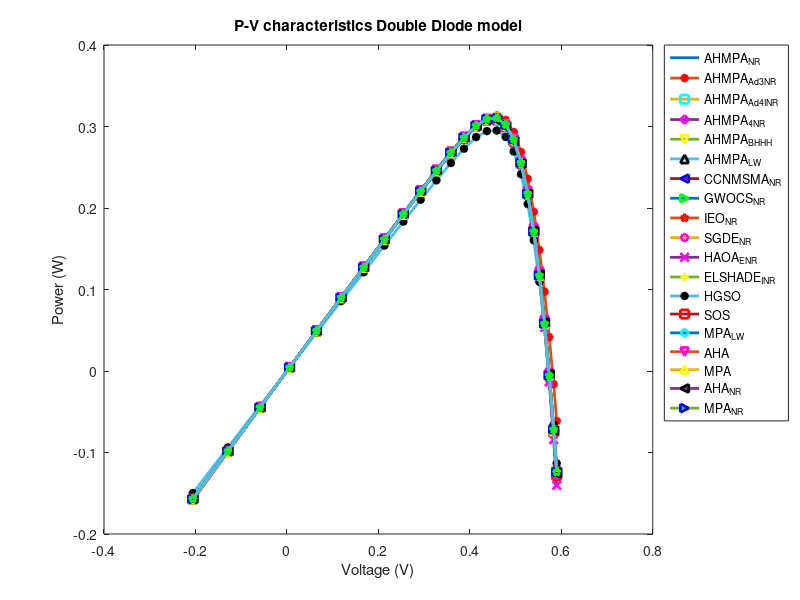

The MATLAB script that drew this image:

p1=[...
-0.2057	0.764	7.63E-01	7.64E-01	7.64E-01	7.66E-01	7.64E-01	7.65E-01	0.766761072	0.770041868	0.765379355	0.761914382	0.764	0.72875166	0.763642347	0.764466354	0.768894615	7.64E-01	7.63E-01	7.64E-01	7.63E-01
-0.1291	0.762	7.62E-01	7.62E-01	7.62E-01	7.64E-01	7.62E-01	7.63E-01	0.764148967	0.767361544	0.763566333	0.760046038	0.762	0.726907087	0.762876005	0.763340795	0.766957902	7.63E-01	7.62E-01	7.62E-01	7.62E-01
-0.0588	0.7605	7.60E-01	7.61E-01	7.61E-01	7.63E-01	7.60E-01	7.62E-01	0.762024903	0.765174905	0.762175631	0.758604554	0.7605	0.72548262	0.762172081	0.762307341	0.765347992	7.61E-01	7.61E-01	7.61E-01	7.60E-01
0.0057	0.7605	7.60E-01	7.61E-01	7.61E-01	7.61E-01	7.60E-01	7.61E-01	0.761196786	0.764289496	0.762020364	0.758402654	0.7605	0.725276617	0.761523908	0.761357193	0.764558083	7.60E-01	7.61E-01	7.60E-01	7.60E-01
0.0646	0.76	7.60E-01	7.60E-01	7.60E-01	7.60E-01	7.60E-01	7.59E-01	0.760032433	0.763073221	0.761470394	0.757809984	0.76	0.724688257	0.760925737	0.760484828	0.763583373	7.59E-01	7.60E-01	7.60E-01	7.60E-01
0.1185	0.759	7.59E-01	7.59E-01	7.59E-01	7.58E-01	7.59E-01	7.58E-01	0.758522353	0.761516778	0.760522333	0.756822569	0.759	0.723714941	0.760359012	0.759670733	0.762409792	7.58E-01	7.60E-01	7.59E-01	7.59E-01
0.1678	0.757	7.57E-01	7.57E-01	7.57E-01	7.57E-01	7.57E-01	7.57E-01	0.756249377	0.759204401	0.758762687	0.755026416	0.757	0.721953184	0.759787335	0.758880197	0.760765056	7.57E-01	7.59E-01	7.57E-01	7.57E-01
0.2132	0.757	7.57E-01	7.57E-01	7.57E-01	7.56E-01	7.57E-01	7.56E-01	0.755636007	0.758561929	0.75861986	0.754849473	0.757	0.72179418	0.759123373	0.758028276	0.760098839	7.56E-01	7.58E-01	7.57E-01	7.57E-01
0.2545	0.7555	7.56E-01	7.56E-01	7.56E-01	7.55E-01	7.55E-01	7.55E-01	0.753808209	0.756722824	0.757214456	0.753413756	0.7555	0.720422138	0.75820531	0.756962966	0.758578224	7.55E-01	7.58E-01	7.55E-01	7.56E-01
0.2924	0.754	7.54E-01	7.54E-01	7.54E-01	7.53E-01	7.54E-01	7.54E-01	0.751924566	0.75485802	0.755705098	0.751882382	0.754	0.718995838	0.756690148	0.755349211	0.756774741	7.54E-01	7.56E-01	7.54E-01	7.54E-01
0.3269	0.7505	7.51E-01	7.51E-01	7.51E-01	7.51E-01	7.50E-01	7.51E-01	0.748258806	0.751259507	0.752351856	0.748528284	0.7505	0.715836534	0.75399629	0.752616458	0.753400199	7.51E-01	7.53E-01	7.51E-01	7.51E-01
0.3585	0.7465	7.48E-01	7.47E-01	7.47E-01	7.47E-01	7.46E-01	7.47E-01	0.743853747	0.746994015	0.748177787	0.744403218	0.7465	0.71198911	0.74911429	0.747762106	0.748712747	7.47E-01	7.49E-01	7.47E-01	7.47E-01
0.3873	0.7385	7.40E-01	7.39E-01	7.39E-01	7.40E-01	7.38E-01	7.39E-01	0.735597875	0.738971891	0.740034112	0.736408294	0.7385	0.704401069	0.740581253	0.739323151	0.74026808	7.40E-01	7.40E-01	7.39E-01	7.39E-01
0.4137	0.728	7.30E-01	7.28E-01	7.28E-01	7.27E-01	7.28E-01	7.26E-01	0.72431007	0.728027116	0.728684539	0.725392614	0.728	0.693857135	0.726198267	0.72508887	0.72779183	7.27E-01	7.26E-01	7.28E-01	7.28E-01
0.4373	0.7065	7.11E-01	7.07E-01	7.07E-01	7.07E-01	7.07E-01	7.06E-01	0.702718433	0.706861818	0.706802145	0.70409385	0.7065	0.673161611	0.70411531	0.703179627	0.706189231	7.07E-01	7.04E-01	7.07E-01	7.07E-01
0.459	0.6755	6.83E-01	6.76E-01	6.76E-01	6.76E-01	6.76E-01	6.74E-01	0.671441383	0.676059699	0.674932745	0.673150873	0.6755	0.642873575	0.671143707	0.670376394	0.674726648	6.75E-01	6.71E-01	6.75E-01	6.76E-01
0.4784	0.632	6.44E-01	6.32E-01	6.32E-01	6.32E-01	6.32E-01	6.29E-01	0.627824413	0.632872317	0.63039981	0.629846168	0.632	0.600361035	0.626237418	0.625598241	0.631409024	6.31E-01	6.26E-01	6.32E-01	6.32E-01
0.496	0.573	5.91E-01	5.73E-01	5.73E-01	5.73E-01	5.73E-01	5.70E-01	0.569185082	0.574529323	0.57052016	0.571350901	0.573	0.54309569	0.568125648	0.567566663	0.574036553	5.72E-01	5.68E-01	5.73E-01	5.73E-01
0.5119	0.499	5.25E-01	4.99E-01	4.99E-01	5.01E-01	4.99E-01	4.97E-01	0.496067293	0.501493437	0.495896265	0.497969042	0.499	0.471830372	0.497471707	0.496961073	0.502997398	5.00E-01	4.97E-01	4.99E-01	4.99E-01
0.5265	0.413	4.48E-01	4.13E-01	4.13E-01	4.14E-01	4.13E-01	4.12E-01	0.410870217	0.416109379	0.408967047	0.41183766	0.413	0.389165411	0.413831971	0.413367408	0.419380173	4.14E-01	4.13E-01	4.13E-01	4.13E-01
0.5398	0.3165	3.62E-01	3.17E-01	3.17E-01	3.18E-01	3.16E-01	3.15E-01	0.3153559	0.320122604	0.311611982	0.314395103	0.3165	0.297154422	0.319884249	0.319516633	0.324930831	3.18E-01	3.19E-01	3.17E-01	3.17E-01
0.5521	0.212	2.69E-01	2.12E-01	2.12E-01	2.12E-01	2.12E-01	2.11E-01	0.211680723	0.215690228	0.206043131	0.207510286	0.212	0.198155744	0.215965671	0.215793179	0.220818864	2.12E-01	2.15E-01	2.12E-01	2.12E-01
0.5633	0.1035	1.73E-01	1.04E-01	1.04E-01	1.02E-01	1.03E-01	1.02E-01	0.103862052	0.106877704	0.096392169	0.095036183	0.1035	0.096231636	0.106006149	0.106169646	0.110751301	1.02E-01	1.06E-01	1.03E-01	1.03E-01
0.5736	-0.01	7.27E-02	-1.00E-02	-1.00E-02	-9.24E-03	-1.00E-02	-9.62E-03	-0.008417467	-0.006566458	-0.017573567	-0.023581197	-0.01	-0.00872524	-0.007466095	-0.006768257	-0.004827569	-8.74E-03	-6.18E-03	-9.77E-03	-9.78E-03
0.5833	-0.123	-2.75E-02	-1.23E-01	-1.23E-01	-1.26E-01	-1.23E-01	-1.24E-01	-0.12138828	-0.120911284	-0.132173846	-0.14460127	-0.123	-0.113221133	-0.128627641	-0.127216206	-0.125100501	-1.26E-01	-1.26E-01	-1.23E-01	-1.23E-01
0.59	-0.21	-1.04E-01	-2.10E-01	-2.10E-01	-2.09E-01	-0.209999982	-2.09E-01	-0.207377442	-0.207942293	-0.21919205	-0.237803932	-0.21	-0.191933676	-0.217298914	-0.215181008	-0.216405695	-2.08E-01	-2.13E-01	-2.10E-01	-2.10E-01

];

vt=p1(:,1);
It=p1(:,2);

figure;
plot(vt,vt.*It,'LineWidth',2)
col2=['b','g','r','c','m','y','k','b','g','r','m','m','y','k','r','c','m','y','k','b','g','r'];
col1=['x','+','*','s','d','v','^','<','>','p','h','x','+','*','s','d','v','^','<','>','p','h'];

for i=3:length(p1(1,:))
    hold on
    Ia=p1(:,i);
    plot(vt,vt.*Ia,'Marker',col1(i),'MarkerEdgeColor',col2(i),'MarkerSize',6,'LineWidth',2)
    
end


title('P-V characteristics Double Diode model')
xlabel('Voltage (V)');
ylabel('Power (W)');
legend('AHMPA_N_R',	'AHMPA_A_d_3_N_R',	'AHMPA_A_d_4_I_N_R',	'AHMPA_4_N_R',	'AHMPA_B_H_H_H',...
    'AHMPA_L_W',	'CCNMSMA_N_R',	'GWOCS_N_R',	'IEO_N_R',	'SGDE_N_R',...
    'HAOA_E_N_R	','ELSHADE_I_N_R',	'HGSO',	'SOS',...
    'MPA_L_W','AHA','MPA','AHA_N_R','MPA_N_R','Location','NorthEastOutside')

